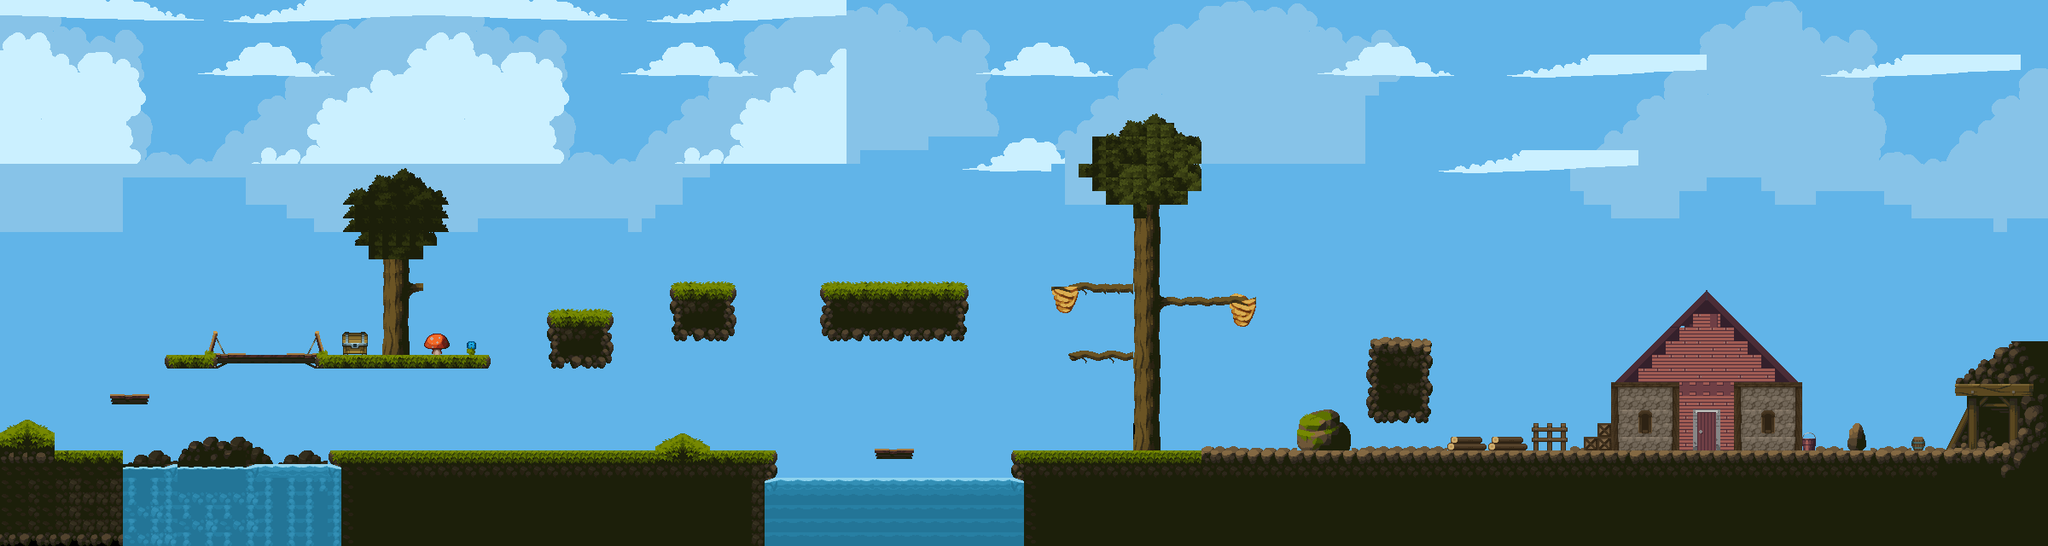

This game map was drawn from its Tiled (.tmx) file and the tilesets committed beside it. A one-line description and the trimmed map source follow:
An orthogonal 150x40 tile map with 16x16 px tiles, 3 tile layers (background, Tile Layer 2, Tile Layer 1), 7 tilesets and 48 objects.

<map version="1.10" tiledversion="git" orientation="orthogonal" renderorder="right-down" width="150" height="40" tilewidth="16" tileheight="16" infinite="0" nextlayerid="24" nextobjectid="89">
 <tileset firstgid="1" source="tiled/Tiles.tsx" />
 <tileset firstgid="626" source="tiled/Buildings.tsx" />
 <tileset firstgid="1251" source="tiled/toitRouge.tsx" />
 <tileset firstgid="2115" source="tiled/Rocks.tsx" />
 <tileset firstgid="2493" source="tiled/Background_1.tsx" />
 <tileset firstgid="3020" source="tiled/Background_2.tsx" />
 <tileset firstgid="3547" source="tiled/Tree-Assets.tsx" />
 <objectgroup id="6" name="Monstres" visible="0" />
 <objectgroup id="17" name="Key">
  <object id="67" x="2248" y="504" />
 </objectgroup>
 <objectgroup id="18" name="Spawn_personnage">
  <object id="68" x="38.6667" y="487.333" />
 </objectgroup>
 <objectgroup id="4" name="Collisions_monstres">
  <object id="25" x="129.333" y="215.667" width="17.3333" height="312.333" />
  <object id="28" x="382.667" y="431.333" width="6.66667" height="98" />
  <object id="29" x="192" y="147.333" width="5.33333" height="267.333" />
  <object id="30" x="564" y="177" width="8" height="236.333" />
  <object id="31" x="908" y="178" width="12" height="348.667" />
  <object id="32" x="1188" y="173" width="4.33333" height="352.333" />
  <object id="33" x="1697" y="216" width="9.66667" height="311.667" />
  <object id="34" x="2300" y="476" height="49.3333" />
  <object id="74" x="2279" y="148" width="1" height="375" />
  <object id="87" x="1586" y="120" width="7" height="406" />
 </objectgroup>
 <objectgroup id="14" name="Archer">
  <object id="64" x="310.667" y="377.333" />
  <object id="71" x="1485" y="492" />
  <object id="72" x="2145" y="486" />
 </objectgroup>
 <objectgroup id="19" name="Spawn_potion">
  <object id="75" x="492" y="404" />
  <object id="76" x="1887" y="516" />
  <object id="77" x="1319" y="519" />
  <object id="81" x="1052" y="309" />
 </objectgroup>
 <objectgroup id="20" name="end_game">
  <object id="78" x="2333" y="500" />
 </objectgroup>
 <objectgroup id="15" name="Zombie">
  <object id="65" x="517.333" y="487.667" />
  <object id="69" x="1255" y="489" />
  <object id="70" x="1853" y="485" />
 </objectgroup>
 <objectgroup id="16" name="Bat">
  <object id="66" x="776" y="467.333" />
  <object id="73" x="1985" y="430" />
 </objectgroup>
 <objectgroup id="13" name="Collisions_mort">
  <object id="54" x="144.044" y="624.033" width="256.456" height="15.8417" />
  <object id="56" x="896.13" y="623.957" width="298.859" height="16.0435" />
 </objectgroup>
 <objectgroup id="21" name="texte_jump">
  <object id="84" x="88" y="454" />
 </objectgroup>
 <objectgroup id="22" name="texte_attack">
  <object id="83" x="216" y="374" />
 </objectgroup>
 <objectgroup id="23" name="texte_slide">
  <object id="82" x="1626" y="375" />
 </objectgroup>
 <objectgroup id="3" name="Collisions_plateforme">
  <object id="3" x="193.125" y="416.125" width="381.875" height="15.875" />
  <object id="13" x="128" y="528.042" width="16.0435" height="111.973" />
  <object id="17" x="384.082" y="528.087" width="527.918" height="16.038" />
  <object id="18" x="640.889" y="362.071" width="77.1107" height="73.8814" />
  <object id="20" x="1186.42" y="527.583" width="1173.58" height="16.5833" />
  <object id="22" x="2352" y="400.167" width="47.6667" height="143.583" />
  <object id="52" x="129.059" y="461.993" width="45.9543" height="12.1665" />
  <object id="55" x="0.0111111" y="528.121" width="144.051" height="15.8792" />
  <object id="57" x="384" y="528.087" width="16" height="112.58" />
  <object id="58" x="896.667" y="544.667" width="15.6667" height="96.3333" />
  <object id="59" x="1185.67" y="530" width="14.6667" height="112.667" />
  <object id="60" x="1.33333" y="0.666667" width="14.6667" height="545.333" />
  <object id="61" x="0.666667" y="0.666667" width="2398.67" height="16" />
  <object id="62" x="2352.5" y="0.5" width="46.75" height="432" />
  <object id="79" x="785.445" y="328.059" width="77.1107" height="73.8814" />
  <object id="80" x="961.445" y="331.059" width="175.111" height="73.8814" />
  <object id="86" x="1600.33" y="400" width="79.3333" height="94.6667" />
  <object id="88" x="1020" y="525" width="56" height="14" />
 </objectgroup>
 <layer id="10" name="background" width="150" height="40">
  <data>[6000 cells, 0 non-empty, 0 distinct tile ids]</data>
 </layer>
 <layer id="2" name="Tile Layer 2" width="150" height="40" opacity="0.91">
  <data>[6000 cells, 5074 non-empty, 519 distinct tile ids]</data>
 </layer>
 <layer id="1" name="Tile Layer 1" width="150" height="40">
  <data>[6000 cells, 2716 non-empty, 732 distinct tile ids]</data>
 </layer>
</map>
